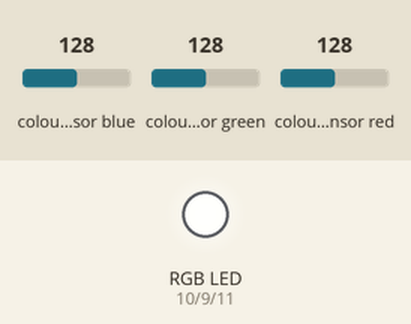
Simulated run of this sketch. Board: Arduino Uno, built with avr-gcc and run on an emulated ATmega328P. On the bench: an RGB LED mixed from three pins (HIGH = lit). Wiring (inferred from the names in the program): TCS3200 colour sensor: output pin 8; S2 pin 6; S3 pin 7; S0 pin 4; S1 pin 5. The inputs (shaded band) are chosen by the test bench; at power-on: colour sensor blue 128, colour sensor green 128, colour sensor red 128. Dim RGB values are drawn brighter than linear; pins used as bus, display or sensor lines are not drawn; what the sketch prints to the serial monitor is not drawn.

Above: at 1.2 s.
1.3 s: colour sensor blue set to 5
At 2.4 s:
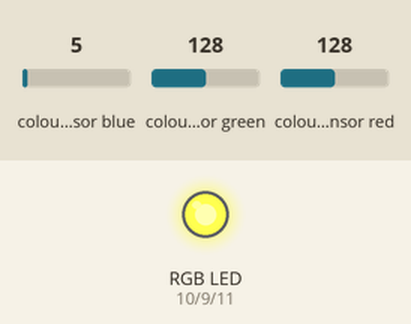
3.3 s: colour sensor green set to 5
At 5.4 s:
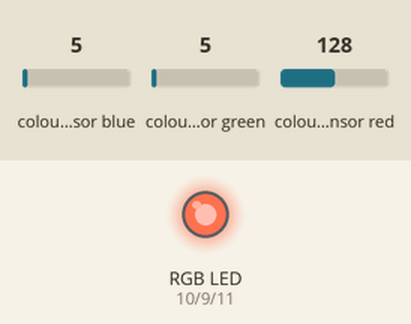
5.7 s: colour sensor red set to 5
At 7.7 s:
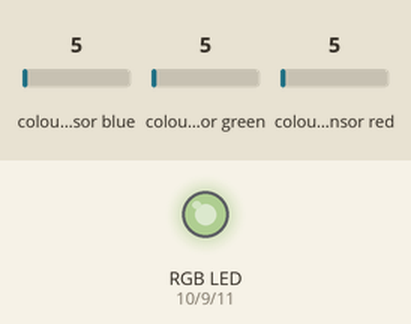
8.1 s: colour sensor blue set to 64
At 9.3 s:
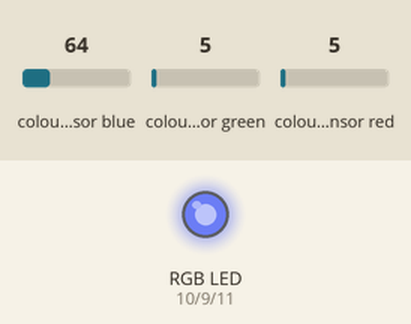
9.9 s: colour sensor green set to 64
At 11.4 s:
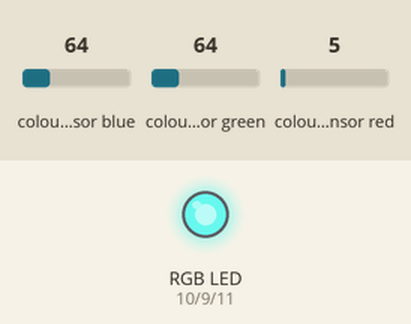
12.3 s: colour sensor red set to 64
At 14.7 s:
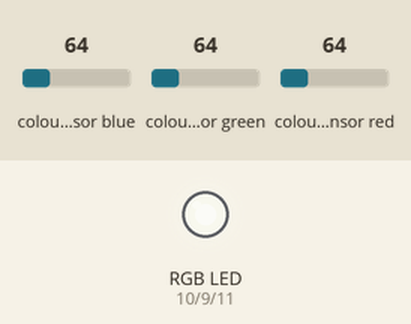
Timing chart, 0 to 15.7 s (numbered marks = the images above; inputs shaded):
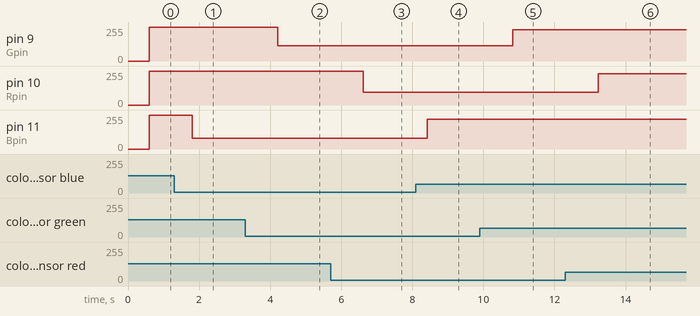

Measured:
- after the input at 1.3 s, pin 11 (Bpin): 252/255 → 80/255 after 0.50 s
- after the input at 3.3 s, pin 9 (Gpin): 255/255 → 114/255 after 0.91 s
- after the input at 5.7 s, pin 10 (Rpin): 255/255 → 97/255 after 0.92 s
- after the input at 8.1 s, pin 11 (Bpin): 80/255 → 223/255 after 0.32 s
- after the input at 9.9 s, pin 9 (Gpin): 114/255 → 233/255 after 0.93 s
- after the input at 12.3 s, pin 10 (Rpin): 97/255 → 233/255 after 0.94 s

The sketch:

final_code_for_skirt.ino
```cpp
/*
  RGB Color Sensor Demonstration
  rgb-color-sensor-demo.ino
  Read RGB values from Color Sensor
  Must use calibration values from Color Sensor Calibration Sketch

  DroneBot Workshop 2020
  https://dronebotworkshop.com
*/

// Define color sensor pins

#define S0 4
#define S1 5
#define S2 6
#define S3 7
#define sensorOut 8
#define Rpin 10
#define Gpin 9
#define Bpin 11
// Calibration Values
// Get these from Calibration Sketch

int redMin = 45; // Red minimum value
int redMax = 306; // Red maximum value
int greenMin = 42; // Green minimum value
int greenMax = 340; // Green maximum value
int blueMin = 36; // Blue minimum value
int blueMax = 285; // Blue maximum value

// Variables for Color Pulse Width Measurements

int redPW = 0;
int greenPW = 0;
int bluePW = 0;

// Variables for final Color values

int redValue;
int greenValue;
int blueValue;

void setup() {

  // Set S0 - S3 as outputs
  pinMode(S0, OUTPUT);
  pinMode(S1, OUTPUT);
  pinMode(S2, OUTPUT);
  pinMode(S3, OUTPUT);
  pinMode(Rpin, OUTPUT);
  pinMode(Gpin, OUTPUT);
  pinMode(Bpin, OUTPUT);
  // Set Sensor output as input
  pinMode(sensorOut, INPUT);

  // Set Frequency scaling to 20%
  digitalWrite(S0,HIGH);
  digitalWrite(S1,LOW);

  // Setup Serial Monitor
  Serial.begin(9600);
}

void loop() {

  // Read Red value
  redPW = getRedPW();
  // Map to value from 0-255
  redValue = map(redPW, redMin,redMax,255,0);
  // Delay to stabilize sensor
  delay(200);

  // Read Green value
  greenPW = getGreenPW();
  // Map to value from 0-255
  greenValue = map(greenPW, greenMin,greenMax,255,0);
  // Delay to stabilize sensor
  delay(200);

  // Read Blue value
  bluePW = getBluePW();
  // Map to value from 0-255
  blueValue = map(bluePW, blueMin,blueMax,255,0);
  // Delay to stabilize sensor
  delay(200);

  // Print output to Serial Monitor
  Serial.println("Red = ");
  Serial.print(redValue);
  Serial.println("Green = ");
  Serial.print(greenValue);
  Serial.println("Blue = ");
  Serial.print(blueValue);
  analogWrite(Rpin,redValue);
  analogWrite(Gpin,greenValue);
  analogWrite(Bpin,blueValue);
}


// Function to read Red Pulse Widths
int getRedPW() {

  // Set sensor to read Red only
  digitalWrite(S2,LOW);
  digitalWrite(S3,LOW);
  // Define integer to represent Pulse Width
  int PW;
  // Read the output Pulse Width
  PW = pulseIn(sensorOut, LOW);
  // Return the value
  return PW;

}

// Function to read Green Pulse Widths
int getGreenPW() {

  // Set sensor to read Green only
  digitalWrite(S2,HIGH);
  digitalWrite(S3,HIGH);
  // Define integer to represent Pulse Width
  int PW;
  // Read the output Pulse Width
  PW = pulseIn(sensorOut, LOW);
  // Return the value
  return PW;

}

// Function to read Blue Pulse Widths
int getBluePW() {

  // Set sensor to read Blue only
  digitalWrite(S2,LOW);
  digitalWrite(S3,HIGH);
  // Define integer to represent Pulse Width
  int PW;
  // Read the output Pulse Width
  PW = pulseIn(sensorOut, LOW);
  // Return the value
  return PW;

}
```
